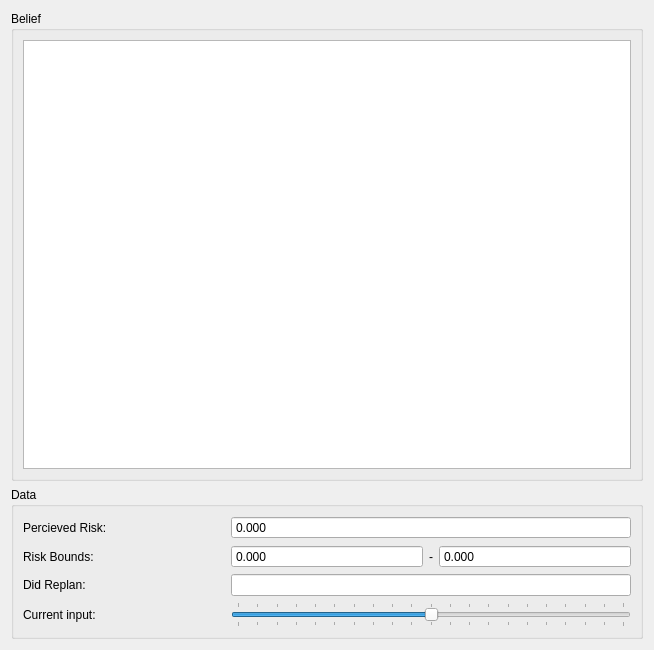
<?xml version="1.0" encoding="UTF-8"?>
<ui version="4.0">
 <class>PlottingWidget</class>
 <widget class="QWidget" name="PlottingWidget">
  <property name="geometry">
   <rect>
    <x>0</x>
    <y>0</y>
    <width>650</width>
    <height>650</height>
   </rect>
  </property>
  <property name="windowTitle">
   <string>Form</string>
  </property>
  <layout class="QVBoxLayout" name="verticalLayout">
   <item>
    <widget class="QGroupBox" name="plotGroupBox">
     <property name="sizePolicy">
      <sizepolicy hsizetype="Fixed" vsizetype="Expanding">
       <horstretch>0</horstretch>
       <verstretch>0</verstretch>
      </sizepolicy>
     </property>
     <property name="minimumSize">
      <size>
       <width>632</width>
       <height>0</height>
      </size>
     </property>
     <property name="title">
      <string>Belief</string>
     </property>
     <layout class="QVBoxLayout" name="verticalLayout_2">
      <item>
       <widget class="PlotWidget" name="graphicsView"/>
      </item>
     </layout>
    </widget>
   </item>
   <item>
    <widget class="QGroupBox" name="dataGroupBox">
     <property name="title">
      <string>Data</string>
     </property>
     <layout class="QGridLayout" name="gridLayout">
      <item row="0" column="0">
       <widget class="QLabel" name="label">
        <property name="text">
         <string>Percieved Risk:</string>
        </property>
       </widget>
      </item>
      <item row="2" column="0">
       <widget class="QLabel" name="label_4">
        <property name="text">
         <string>Did Replan:</string>
        </property>
       </widget>
      </item>
      <item row="2" column="1">
       <widget class="QLineEdit" name="replanningLineEdit">
        <property name="sizePolicy">
         <sizepolicy hsizetype="Preferred" vsizetype="Fixed">
          <horstretch>0</horstretch>
          <verstretch>0</verstretch>
         </sizepolicy>
        </property>
        <property name="readOnly">
         <bool>true</bool>
        </property>
       </widget>
      </item>
      <item row="1" column="0">
       <widget class="QLabel" name="label_2">
        <property name="text">
         <string>Risk Bounds:</string>
        </property>
       </widget>
      </item>
      <item row="1" column="1">
       <layout class="QHBoxLayout" name="horizontalLayout">
        <item>
         <widget class="QDoubleSpinBox" name="lowRiskBoundDoubleSpinBox">
          <property name="readOnly">
           <bool>true</bool>
          </property>
          <property name="buttonSymbols">
           <enum>QAbstractSpinBox::NoButtons</enum>
          </property>
          <property name="decimals">
           <number>3</number>
          </property>
          <property name="maximum">
           <double>1.000000000000000</double>
          </property>
         </widget>
        </item>
        <item>
         <widget class="QLabel" name="label_3">
          <property name="sizePolicy">
           <sizepolicy hsizetype="Fixed" vsizetype="Preferred">
            <horstretch>0</horstretch>
            <verstretch>0</verstretch>
           </sizepolicy>
          </property>
          <property name="text">
           <string>-</string>
          </property>
         </widget>
        </item>
        <item>
         <widget class="QDoubleSpinBox" name="highRiskBoundDoubleSpinBox">
          <property name="readOnly">
           <bool>true</bool>
          </property>
          <property name="buttonSymbols">
           <enum>QAbstractSpinBox::NoButtons</enum>
          </property>
          <property name="decimals">
           <number>3</number>
          </property>
          <property name="maximum">
           <double>1.000000000000000</double>
          </property>
         </widget>
        </item>
       </layout>
      </item>
      <item row="0" column="1">
       <widget class="QDoubleSpinBox" name="percievedRiskDoubleSpinBox">
        <property name="readOnly">
         <bool>true</bool>
        </property>
        <property name="buttonSymbols">
         <enum>QAbstractSpinBox::NoButtons</enum>
        </property>
        <property name="decimals">
         <number>3</number>
        </property>
        <property name="maximum">
         <double>1.000000000000000</double>
        </property>
       </widget>
      </item>
      <item row="3" column="1">
       <widget class="QSlider" name="inputSlider">
        <property name="sizePolicy">
         <sizepolicy hsizetype="Preferred" vsizetype="Fixed">
          <horstretch>0</horstretch>
          <verstretch>0</verstretch>
         </sizepolicy>
        </property>
        <property name="minimumSize">
         <size>
          <width>400</width>
          <height>0</height>
         </size>
        </property>
        <property name="minimum">
         <number>-100</number>
        </property>
        <property name="maximum">
         <number>100</number>
        </property>
        <property name="orientation">
         <enum>Qt::Horizontal</enum>
        </property>
        <property name="tickPosition">
         <enum>QSlider::TicksBothSides</enum>
        </property>
        <property name="tickInterval">
         <number>10</number>
        </property>
       </widget>
      </item>
      <item row="3" column="0">
       <widget class="QLabel" name="label_5">
        <property name="text">
         <string>Current input:</string>
        </property>
       </widget>
      </item>
     </layout>
    </widget>
   </item>
  </layout>
 </widget>
 <customwidgets>
  <customwidget>
   <class>PlotWidget</class>
   <extends>QGraphicsView</extends>
   <header>pyqtgraph.h</header>
  </customwidget>
 </customwidgets>
 <resources/>
 <connections/>
</ui>
